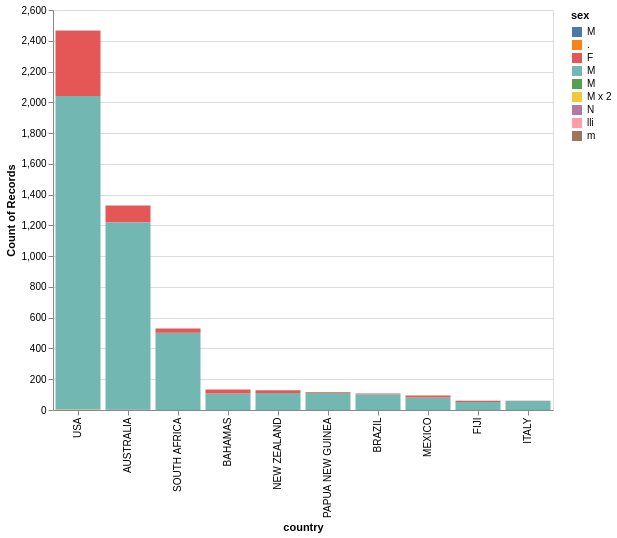

Write notebook code for a chart like this one.
### Code cell
top_countries = sharks["country"].value_counts().head(10).index

filtered_sharks = sharks[sharks['country'].isin(top_countries)]

alt.Chart(filtered_sharks).mark_bar().encode(
    x = alt.X("country", sort="-y"),
    y = alt.Y("count()"),
    color="sex"
).properties(width=500, height=400)

### Figure 1 — Vega specification as saved in the notebook (floating-point values rounded to 4 significant figures)
{"$schema": "https://vega.github.io/schema/vega/v6.json", "data": [{"name": "source_0"}, {"name": "data_0", "values": [{"__count_end": 2041.0, "__count_start": 4.0, "country": "USA", "sex": "M"}, {"__count_end": 2465.0, "__count_start": 2041.0, "country": "USA", "sex": "F"}, {"__count_end": 1329.0, "__count_start": 1219.0, "country": "AUSTRALIA", "sex": "F"}, {"__count_end": 107.0, "__count_start": 0.0, "country": "BAHAMAS", "sex": "M"}, {"__count_end": 1219.0, "__count_start": 2.0, "country": "AUSTRALIA", "sex": "M"}, {"__count_end": 502.0, "__count_start": 0.0, "country": "SOUTH AFRICA", "sex": "M"}, {"__count_end": 81.0, "__count_start": 0.0, "country": "MEXICO", "sex": "M"}, {"__count_end": 129.0, "__count_start": 110.0, "country": "NEW ZEALAND", "sex": "F"}, {"__count_end": 94.0, "__count_start": 81.0, "country": "MEXICO", "sex": "F"}, {"__count_end": 133.0, "__count_start": 107.0, "country": "BAHAMAS", "sex": "F"}, {"__count_end": 110.0, "__count_start": 0.0, "country": "NEW ZEALAND", "sex": "M"}, {"__count_end": 107.0, "__count_start": 101.0, "country": "BRAZIL", "sex": "F"}, {"__count_end": 101.0, "__count_start": 0.0, "country": "BRAZIL", "sex": "M"}, {"__count_end": 52.0, "__count_start": 0.0, "country": "FIJI", "sex": "M"}, {"__count_end": 530.0, "__count_start": 502.0, "country": "SOUTH AFRICA", "sex": "F"}, {"__count_end": 2466.0, "__count_start": 2465.0, "country": "USA", "sex": " M"}, {"__count_end": 110.0, "__count_start": 0.0, "country": "PAPUA NEW GUINEA", "sex": "M"}, {"__count_end": 58.0, "__count_start": 0.0, "country": "ITALY", "sex": "M"}, {"__count_end": 1.0, "__count_start": 0.0, "country": "USA", "sex": "m"}, {"__count_end": 4.0, "__count_start": 3.0, "country": "USA", "sex": "M "}, {"__count_end": 2.0, "__count_start": 1.0, "country": "AUSTRALIA", "sex": "M "}, {"__count_end": 2.0, "__count_start": 1.0, "country": "USA", "sex": "lli"}, {"__count_end": 60.0, "__count_start": 52.0, "country": "FIJI", "sex": "F"}, {"__count_end": 60.0, "__count_start": 58.0, "country": "ITALY", "sex": "F"}, {"__count_end": 116.0, "__count_start": 110.0, "country": "PAPUA NEW GUINEA", "sex": "F"}, {"__count_end": 3.0, "__count_start": 2.0, "country": "USA", "sex": "M x 2"}, {"__count_end": 1.0, "__count_start": 0.0, "country": "AUSTRALIA", "sex": "N"}, {"__count_end": 117.0, "__count_start": 116.0, "country": "PAPUA NEW GUINEA", "sex": "."}]}, {"name": "source_0_x_domain_country", "values": [{"country": "USA", "sort_field": 2466}, {"country": "AUSTRALIA", "sort_field": 1329}, {"country": "BAHAMAS", "sort_field": 133}, {"country": "SOUTH AFRICA", "sort_field": 530}, {"country": "MEXICO", "sort_field": 94}, {"country": "NEW ZEALAND", "sort_field": 129}, {"country": "BRAZIL", "sort_field": 107}, {"country": "FIJI", "sort_field": 60}, {"country": "PAPUA NEW GUINEA", "sort_field": 117}, {"country": "ITALY", "sort_field": 60}]}, {"name": "data_0_color_domain_sex", "values": [{"sex": "M"}, {"sex": "F"}, {"sex": " M"}, {"sex": "m"}, {"sex": "M "}, {"sex": "lli"}, {"sex": "M x 2"}, {"sex": "N"}, {"sex": "."}]}], "marks": [{"type": "rect", "name": "marks", "from": {"data": "data_0"}, "encode": {"update": {"x": {"field": "country", "scale": "x"}, "width": {"signal": "max(0.25, bandwidth('x'))"}, "y": {"field": "__count_end", "scale": "y"}, "y2": {"field": "__count_start", "scale": "y"}, "fill": {"field": "sex", "scale": "color"}}}, "style": ["bar"]}], "scales": [{"name": "x", "type": "band", "domain": {"data": "source_0_x_domain_country", "field": "country", "sort": {"op": "max", "field": "sort_field", "order": "descending"}}, "range": [0, {"signal": "width"}], "paddingInner": 0.1, "paddingOuter": 0.05}, {"name": "y", "type": "linear", "domain": {"data": "data_0", "fields": ["__count_start", "__count_end"]}, "range": [{"signal": "height"}, 0], "nice": true, "zero": true}, {"name": "color", "type": "ordinal", "domain": {"data": "data_0_color_domain_sex", "field": "sex", "sort": true}, "range": "category"}], "axes": [{"scale": "y", "domain": false, "ticks": false, "orient": "left", "tickCount": {"signal": "ceil(height/40)"}, "aria": false, "gridScale": "x", "maxExtent": 0, "grid": true, "minExtent": 0, "labels": false, "zindex": 0}, {"scale": "x", "labelAngle": 270, "orient": "bottom", "grid": false, "zindex": 0, "labelBaseline": "middle", "title": "country", "labelAlign": "right"}, {"scale": "y", "orient": "left", "tickCount": {"signal": "ceil(height/40)"}, "labelOverlap": true, "zindex": 0, "title": "Count of Records", "grid": false}], "width": 500, "height": 400, "legends": [{"fill": "color", "symbolType": "square", "title": "sex"}], "background": "white", "padding": 5, "style": "cell"}
